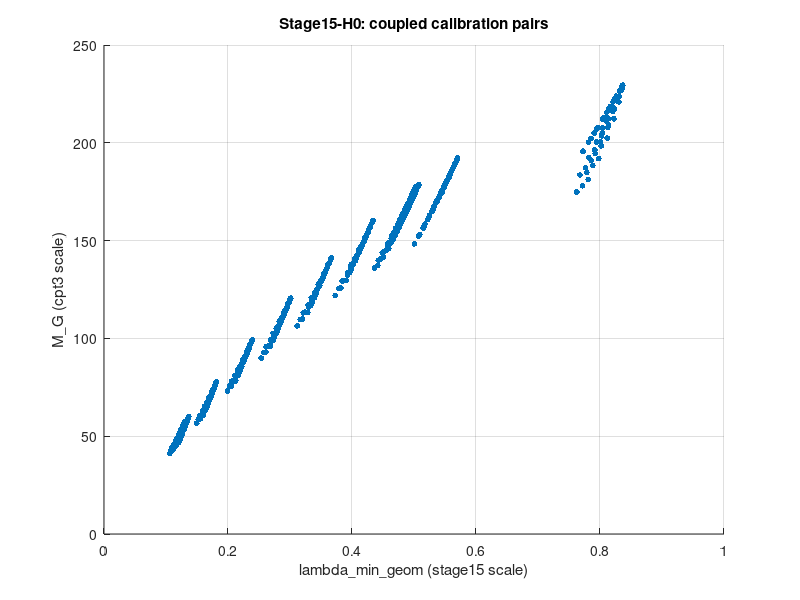
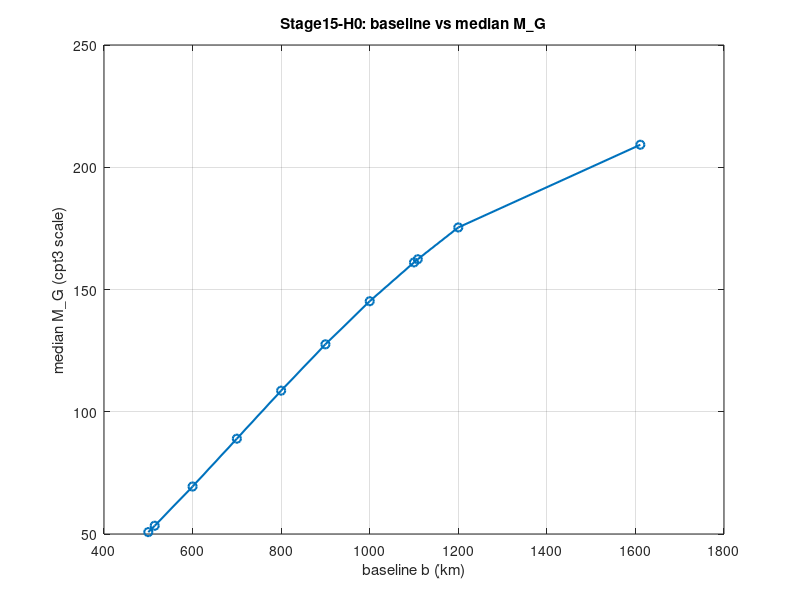

Write MATLAB code to recreate these figures, in order.
function out = stage15h0_make_coupled_calibration_dataset()
% Stage15-H0:
% 基于第三章实验0口径，构造 deterministic coupled calibration dataset。
%
% 每个 sample 同时包含：
% 1) 第三章口径 M_G = lambda_min(J)
% 2) Stage15 口径 lambda_min_geom
%
% 目标：
% 为后续 cross-scale mapping 提供“同一样本、双量纲”的标定数据。

out_root = fullfile(pwd, 'outputs', 'stage', 'stage15', 'crossscale_dataset');
fig_dir = fullfile(out_root, 'figs');
if ~exist(fig_dir, 'dir'); mkdir(fig_dir); end

% -------------------------
% 固定参数（与第三章实验0一致）
% -------------------------
h_sat_km = 1000;
sigma_theta_rad = 10 / 206265;

baseline_anchor_km = [514.462, 1108.513, 1611.071];
baseline_dense_km = 500:100:1200;
baseline_all_km = unique(sort([baseline_dense_km, baseline_anchor_km]));

h_tgt_grid_km = [30, 40, 50];
radius_grid_km = [0, 50, 100, 150, 200, 250, 300];
azimuth_grid_deg = 0:45:315;

height_ref_km = 1000;
center_z_km = 30;

% 第三章阈值
MG_thr_12 = 115.411378;
MG_thr_23 = 198.489832;

% -------------------------
% 生成样本
% -------------------------
dataset = struct([]);
sid = 0;

for ib = 1:numel(baseline_all_km)
    b = baseline_all_km(ib);

    sat1 = [-b/2, 0, h_sat_km, 0, 0, 0];
    sat2 = [ b/2, 0, h_sat_km, 0, 0, 0];

    for ih = 1:numel(h_tgt_grid_km)
        h_tgt = h_tgt_grid_km(ih);

        for ir = 1:numel(radius_grid_km)
            rr = radius_grid_km(ir);

            if rr == 0
                az_list = 0;
            else
                az_list = azimuth_grid_deg;
            end

            for ia = 1:numel(az_list)
                az = az_list(ia);

                x = rr * cosd(az);
                y = rr * sind(az);

                target_state = [x, y, h_tgt, 0, 0, 0];

                sid = sid + 1;
                rec = struct();
                rec.sample_id = sprintf('CC%04d', sid);

                rec.baseline_km = b;
                rec.target_height_km = h_tgt;
                rec.radius_km = rr;
                rec.azimuth_deg = az;

                rec.sat1_state = sat1;
                rec.sat2_state = sat2;
                rec.target_state = target_state;

                [xi, eta, kappa2] = local_stage15_pair_kernel_3d(target_state, sat1, sat2, height_ref_km, center_z_km);
                MG_cpt3 = local_compute_cpt3_MG(target_state, sat1, sat2, sigma_theta_rad);

                rec.xi = xi;
                rec.eta = eta;
                rec.kappa2 = kappa2;
                rec.MG_cpt3 = MG_cpt3;

                if MG_cpt3 <= MG_thr_12
                    rec.MG_region = "low_M_G";
                elseif MG_cpt3 <= MG_thr_23
                    rec.MG_region = "mid_M_G";
                else
                    rec.MG_region = "high_M_G";
                end

                dataset = [dataset, rec]; %#ok<AGROW>
            end
        end
    end
end

% -------------------------
% summary
% -------------------------
n = numel(dataset);
lambda_geom = zeros(1,n);
MG_cpt3 = zeros(1,n);

low_n = 0; mid_n = 0; high_n = 0;

for i = 1:n
    lambda_geom(i) = dataset(i).kappa2.lambda_min_geom;
    MG_cpt3(i) = dataset(i).MG_cpt3;
    switch char(dataset(i).MG_region)
        case 'low_M_G'
            low_n = low_n + 1;
        case 'mid_M_G'
            mid_n = mid_n + 1;
        otherwise
            high_n = high_n + 1;
    end
end

% 图1：lambda_geom vs MG_cpt3
f1 = figure('Name','stage15h0_lambda_vs_MG');
scatter(lambda_geom, MG_cpt3, 18, 'filled');
grid on;
xlabel('lambda\_min\_geom (stage15 scale)');
ylabel('M\_G (cpt3 scale)');
title('Stage15-H0: coupled calibration pairs');
saveas(f1, fullfile(fig_dir, 'stage15h0_lambda_vs_MG.png'));
close(f1);

% 图2：不同 baseline 的 MG_cpt3 中位数
bvals = unique([dataset.baseline_km]);
MG_med = zeros(size(bvals));
for k = 1:numel(bvals)
    mask = abs([dataset.baseline_km] - bvals(k)) < 1e-9;
    MG_med(k) = median([dataset(mask).MG_cpt3]);
end

f2 = figure('Name','stage15h0_baseline_vs_MGmedian');
plot(bvals, MG_med, '-o', 'LineWidth', 1.5);
grid on;
xlabel('baseline b (km)');
ylabel('median M\_G (cpt3 scale)');
title('Stage15-H0: baseline vs median M\_G');
saveas(f2, fullfile(fig_dir, 'stage15h0_baseline_vs_MGmedian.png'));
close(f2);

txt_path = fullfile(out_root, 'stage15h0_coupled_calibration_dataset_summary.txt');
fid = fopen(txt_path, 'w');
assert(fid >= 0, 'Failed to open summary file.');

fprintf(fid, '=== Stage15-H0 Coupled Calibration Dataset Summary ===\n');
fprintf(fid, 'num_samples = %d\n', n);
fprintf(fid, '\n');

fprintf(fid, 'baseline_anchor_km = ');
fprintf(fid, '%.3f ', baseline_anchor_km);
fprintf(fid, '\n');

fprintf(fid, 'baseline_dense_km = ');
fprintf(fid, '%.3f ', baseline_dense_km);
fprintf(fid, '\n');

fprintf(fid, 'baseline_all_km = ');
fprintf(fid, '%.3f ', baseline_all_km);
fprintf(fid, '\n');

fprintf(fid, 'h_tgt_grid_km = ');
fprintf(fid, '%.1f ', h_tgt_grid_km);
fprintf(fid, '\n');

fprintf(fid, 'radius_grid_km = ');
fprintf(fid, '%.1f ', radius_grid_km);
fprintf(fid, '\n');

fprintf(fid, 'azimuth_grid_deg = ');
fprintf(fid, '%.1f ', azimuth_grid_deg);
fprintf(fid, '\n\n');

fprintf(fid, '--- MG region histogram (cpt3 scale) ---\n');
fprintf(fid, 'low_M_G = %d\n', low_n);
fprintf(fid, 'mid_M_G = %d\n', mid_n);
fprintf(fid, 'high_M_G = %d\n', high_n);
fprintf(fid, '\n');

fprintf(fid, '--- value ranges ---\n');
fprintf(fid, 'lambda_geom_min = %.12f\n', min(lambda_geom));
fprintf(fid, 'lambda_geom_median = %.12f\n', median(lambda_geom));
fprintf(fid, 'lambda_geom_max = %.12f\n', max(lambda_geom));
fprintf(fid, 'MG_cpt3_min = %.12f\n', min(MG_cpt3));
fprintf(fid, 'MG_cpt3_median = %.12f\n', median(MG_cpt3));
fprintf(fid, 'MG_cpt3_max = %.12f\n', max(MG_cpt3));
fprintf(fid, '\n');

fprintf(fid, '--- first 20 samples ---\n');
fprintf(fid, 'sample_id,baseline_km,h_tgt_km,radius_km,azimuth_deg,lambda_geom,MG_cpt3,MG_region\n');
m = min(20, n);
for i = 1:m
    fprintf(fid, '%s,%.3f,%.1f,%.1f,%.1f,%.12f,%.12f,%s\n', ...
        dataset(i).sample_id, dataset(i).baseline_km, dataset(i).target_height_km, ...
        dataset(i).radius_km, dataset(i).azimuth_deg, ...
        dataset(i).kappa2.lambda_min_geom, dataset(i).MG_cpt3, char(dataset(i).MG_region));
end

fclose(fid);

mat_path = fullfile(out_root, 'stage15h0_coupled_calibration_dataset.mat');
save(mat_path, 'dataset');

out = struct();
out.output_root = out_root;
out.summary_file = txt_path;
out.mat_file = mat_path;
end

function [xi, eta, kappa2] = local_stage15_pair_kernel_3d(target_state, sat1_state, sat2_state, height_ref_km, center_z_km)
tgt = target_state(1:3).';
sat1 = sat1_state(1:3).';
sat2 = sat2_state(1:3).';

x = tgt(1); y = tgt(2); z = tgt(3);

r_xy = hypot(x, y);
xi = struct();
xi.r_norm_xy = r_xy / height_ref_km;
xi.z_norm = (z - center_z_km) / height_ref_km;
xi.bearing_rad = atan2(y, x);
xi.heading_xy_rad = 0;
xi.speed_norm = 0;

eta = struct();
eta.radial_rate_norm = 0;
eta.vertical_rate_norm = 0;
eta.turn_proxy = 0;

r1 = tgt - sat1;
r2 = tgt - sat2;
rho1 = norm(r1);
rho2 = norm(r2);
u1 = r1 / max(rho1, eps);
u2 = r2 / max(rho2, eps);

Jgeom = (eye(3) - u1*u1.') + (eye(3) - u2*u2.');
e = sort(real(eig(Jgeom)), 'ascend');

kappa2 = struct();
kappa2.rho1_norm = rho1 / height_ref_km;
kappa2.rho2_norm = rho2 / height_ref_km;
kappa2.delta_h1_norm = (tgt(3) - sat1(3)) / height_ref_km;
kappa2.delta_h2_norm = (tgt(3) - sat2(3)) / height_ref_km;
kappa2.crossing_angle_deg = acosd(max(-1, min(1, dot(u1, u2))));
kappa2.lambda_min_geom = max(e(1), eps);
kappa2.rank_proxy = rank(Jgeom, 1e-10);
end

function MG = local_compute_cpt3_MG(target_state, sat1_state, sat2_state, sigma_theta_rad)
tgt = target_state(1:3).';
sat1 = sat1_state(1:3).';
sat2 = sat2_state(1:3).';

J1 = local_single_sensor_fim(tgt, sat1, sigma_theta_rad);
J2 = local_single_sensor_fim(tgt, sat2, sigma_theta_rad);
J = J1 + J2;

e = sort(real(eig(J)), 'ascend');
MG = max(e(1), eps);
end

function Ji = local_single_sensor_fim(tgt, sat, sigma_theta_rad)
r = tgt - sat;
rho = norm(r);
u = r / max(rho, eps);
Ji = (eye(3) - u*u.') / (sigma_theta_rad^2 * rho^2);
end
